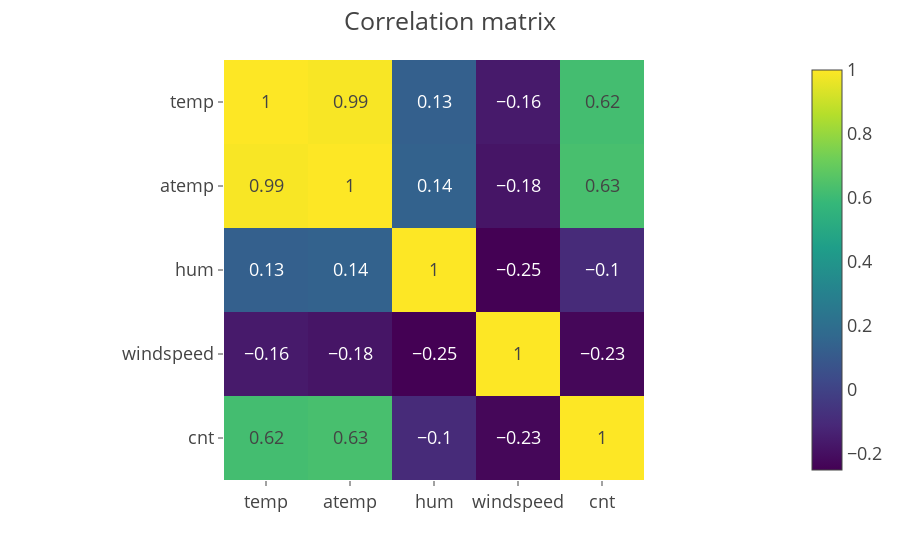

Notebook code for this chart:
### Markdown cell above
As expected, rental bikes seem to be more popular when the weather is better.<br>
Now the relations between the variables can be checked. The correlation matrix shows the correlation coëfficiënts for all the variables.

### Code cell
# calculate correlations
df_for_corr = df.drop(['dteday','season','workingday','yr','mnth','holiday',
                      'weekday','weathersit'], axis=1)
corr_matrix = np.round(df_for_corr.corr(),2)

# make correlation plot
fig = px.imshow(corr_matrix,text_auto=True,template='presentation')
fig.update_layout(title="Correlation matrix")
#pio.write_image(fig, 'correlation_matrix.png', format='png')
fig.show()

### Figure 1 — Plotly figure (JSON) as saved in the notebook; plotly's stock layout.template omitted (floating-point values rounded to 4 significant figures)
{"data": [{"coloraxis": "coloraxis", "hovertemplate": "x: %{x}<br>y: %{y}<br>color: %{z}<extra></extra>", "name": "0", "texttemplate": "%{z}", "type": "heatmap", "x": ["temp", "atemp", "hum", "windspeed", "cnt"], "xaxis": "x", "y": ["temp", "atemp", "hum", "windspeed", "cnt"], "yaxis": "y", "z": [[1, 0.99, 0.13, -0.16, 0.62], [0.99, 1, 0.14, -0.18, 0.63], [0.13, 0.14, 1, -0.25, -0.1], [-0.16, -0.18, -0.25, 1, -0.23], [0.62, 0.63, -0.1, -0.23, 1]]}], "layout": {"coloraxis": {"colorscale": [[0, "#440154"], [0.1111, "#482878"], [0.2222, "#3e4989"], [0.3333, "#31688e"], [0.4444, "#26828e"], [0.5556, "#1f9e89"], [0.6667, "#35b779"], [0.7778, "#6ece58"], [0.8889, "#b5de2b"], [1, "#fde725"]]}, "margin": {"t": 60}, "title": {"text": "Correlation matrix"}, "xaxis": {"anchor": "y", "constrain": "domain", "domain": [0, 1], "scaleanchor": "y"}, "yaxis": {"anchor": "x", "autorange": "reversed", "constrain": "domain", "domain": [0, 1]}}}
